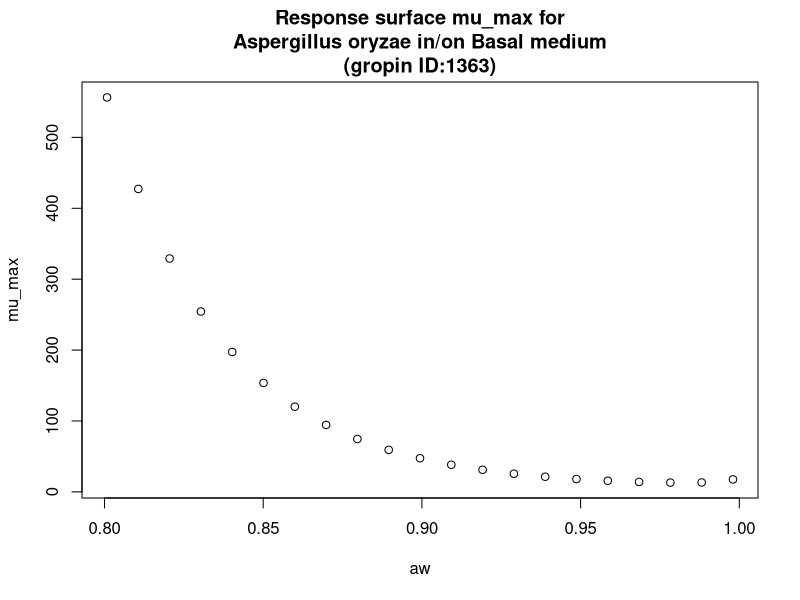

Here is the R script that generated this plot:
#############################
# start of Parameter script
#############################
aw <- seq(0.8008,0.998001998001998,length.out=21)
#############################
# end of Parameter script
#############################
############################# 
# start of Model script Gropin ID 1363 
#############################
 
# constant coefficients for this model
 
variables <- data.frame(aw)
argumentsPar <- expand.grid(variables)
 
# heart of the model
response_surface <- function(aw) {
   mumax <-exp(3.247-10.25*sqrt(1-aw)+38.40*(sqrt(1-aw))^2)

return(mumax=mumax)
} 

# output parameters
mumax <- cbind(argumentsPar,response_surface(argumentsPar['aw']))
colnames(mumax) <- c(colnames(argumentsPar),'mumax')
#############################
# End of Model script
#############################
############################# 
# start of Visualisation script Gropin ID 1363 
#############################
plot(aw,mumax$mumax,
                          xlab='aw',
                          ylab='mu_max',main='Response surface mu_max for
Aspergillus oryzae in/on Basal medium
(gropin ID:1363)')
#############################
# End of Visualisation script
#############################
